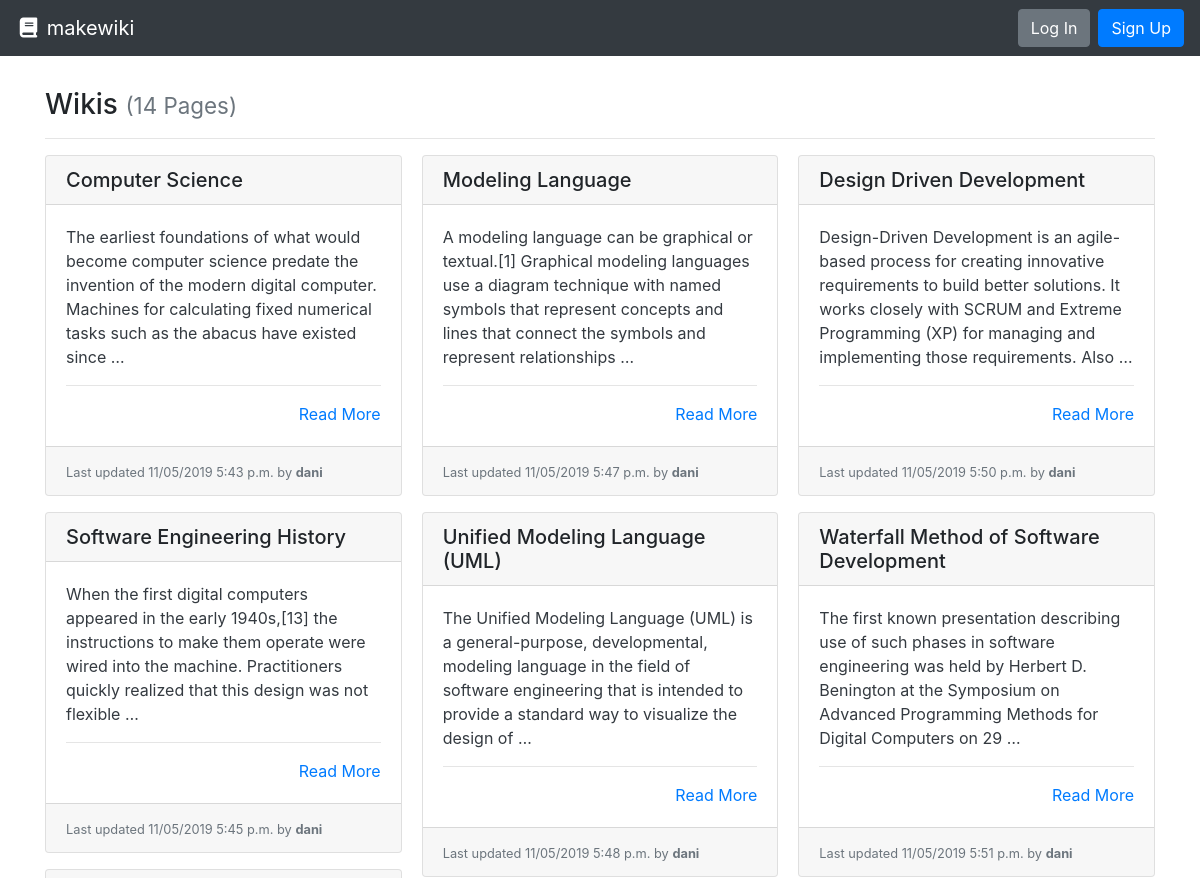
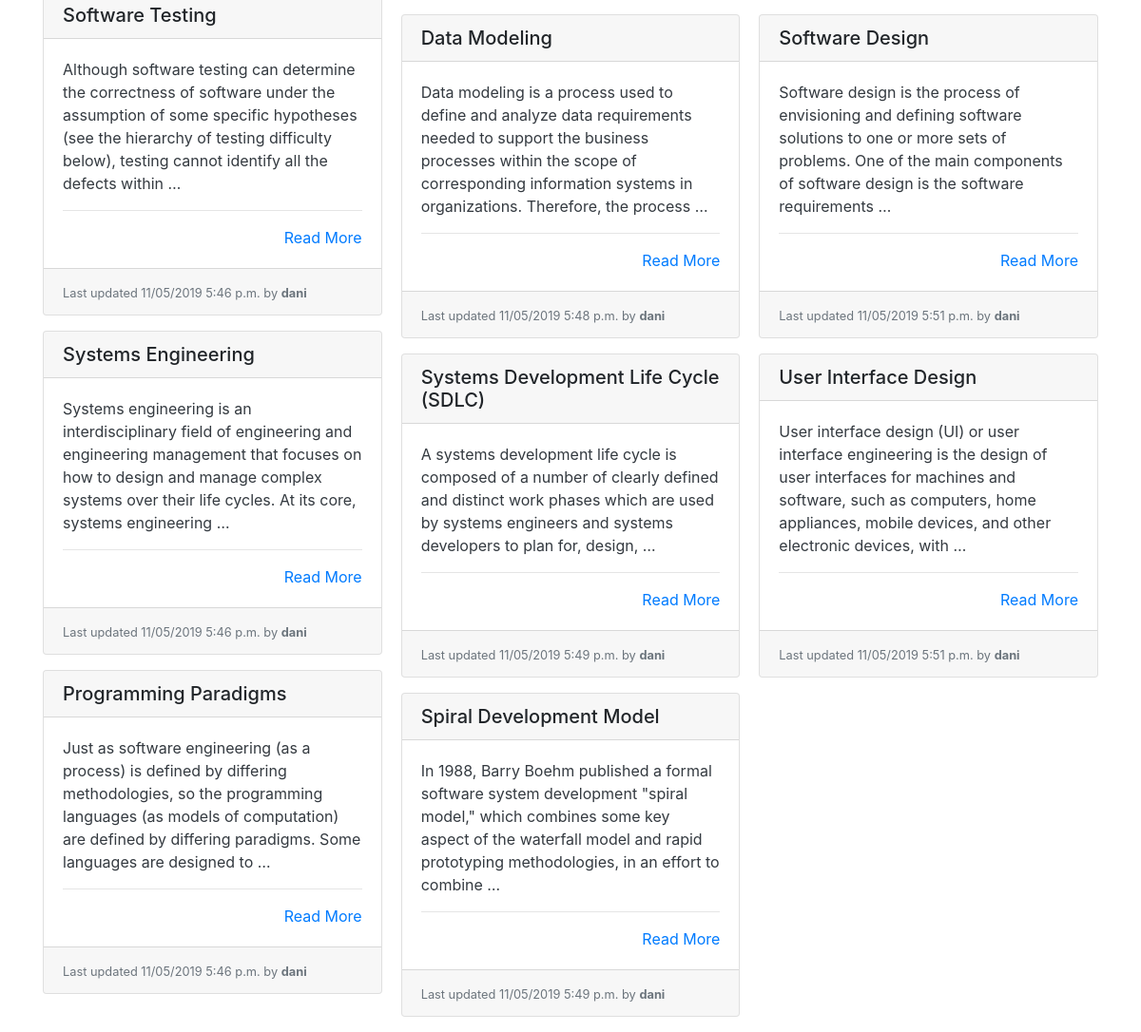
Before: / with the older database file (2 pictures, top to bottom).
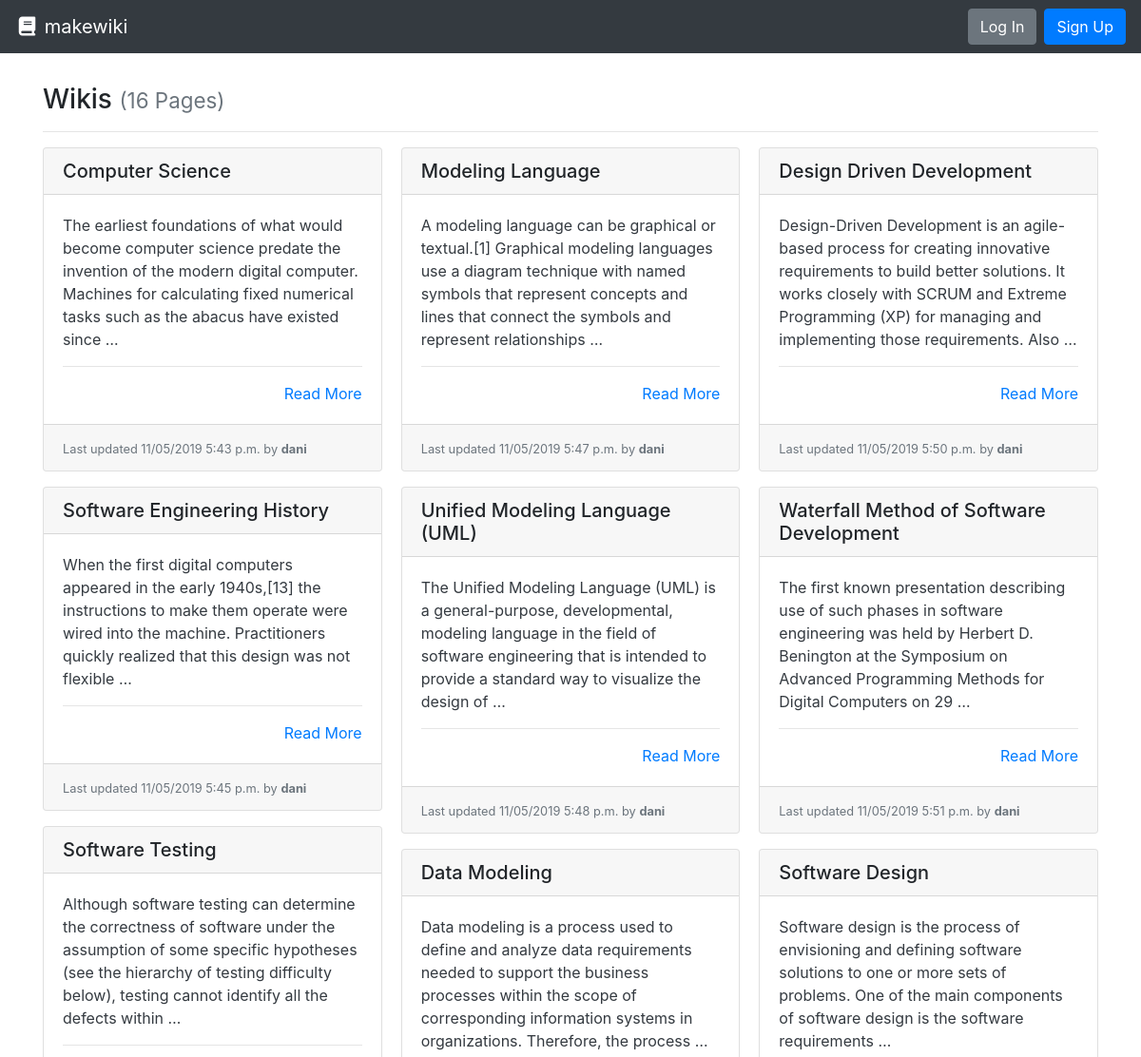
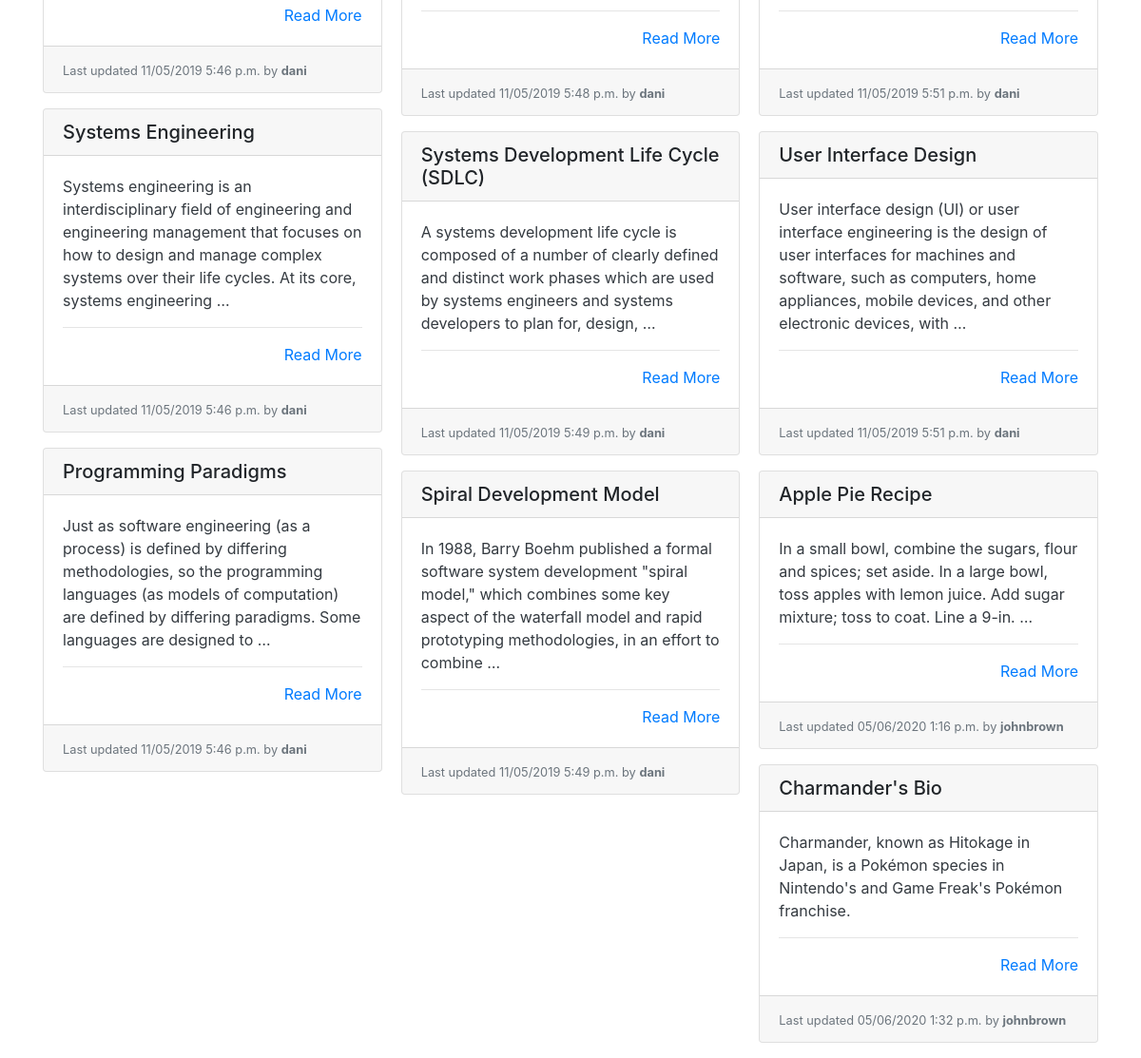
After: the same page with the newer database file (2 pictures, top to bottom).
### wiki/models.py (models this page shows, shortened)
class Page(models.Model):
    title = models.CharField(max_length=settings.WIKI_PAGE_TITLE_MAX_LENGTH, unique=True,
                             help_text="Title of your page.")
    author = models.ForeignKey(User, on_delete=models.PROTECT,
                               help_text="The user that posted this article.")
    slug = models.CharField(max_length=settings.WIKI_PAGE_TITLE_MAX_LENGTH, blank=True, editable=False,
                            help_text="Unique URL path to access this page. Generated by the system.")
    content = models.TextField(
        help_text="Write the content of your page here.")
    created = models.DateTimeField(auto_now_add=True,
                                   help_text="The date and time this page was created. Automatically generated when the model saves.")
    modified = models.DateTimeField(auto_now=True,
                                    help_text="The date and time this page was updated. Automatically generated when the model updates.")

### wiki/views.py (the view)
# urls.py: path('', PageListView.as_view(), name='wiki-list-page'),
class PageListView(ListView):
    model = Page
    def get(self, request):
        pages = self.get_queryset().all()
        return render(request, 'list.html', {
          'pages': pages
        })

### wiki/templates/list.html
{% extends "base.html" %}
{% block content %}
  <h3>Wikis {% if pages %}<small class="text-muted">({{ pages|length }} Page{{ pages|length|pluralize:"s" }})</small>{% endif %}</h3>
  <hr>
  {% if pages %}
    <div class="card-columns">
      {% for page in pages %}
        {% include "partials/card.html" %}
      {% endfor %}
    </div>
  {% else %}
    <div class="alert alert-primary" role="alert">No pages to display.</div>
  {% endif %}
{% endblock %}

### templates/base.html (shortened to what this page needs)
<!doctype html>
<html lang="en">
  <head>
    <link rel="stylesheet" href="https://stackpath.bootstrapcdn.com/bootstrap/4.3.1/css/bootstrap.min.css"
>
  </head>
  <body>
    <nav class="navbar navbar-expand-md navbar-dark bg-dark">
      <a class="navbar-brand" href="{% url 'wiki-list-page' %}"><i class="fas fa-fw fa-book"></i> makewiki</a>
      <form class="form-inline ml-auto">
        {% if request.user.is_authenticated %}
        <div class="text-white">Hello, <strong>{{ request.user.username }}</strong>!</div>
        <a href="{% url 'newpage' %}" class="btn btn-success ml-4">New Page</a>
        <a href="/accounts/logout" class="btn btn-danger ml-2">Log Out</a>
        {% else %}
        <a href="/accounts/login" class="btn btn-secondary ml-2">Log In</a>
        <a href="/accounts/signup" class="btn btn-primary ml-2">Sign Up</a>
        {% endif %}
      </form>
    </nav>
    <main role="main" class="container" style="margin-top: 4vh;">
      {% block content %}{% endblock %}
    </main>
  </body>

### wiki/templates/partials/card.html (shortened to what this page needs)
<div class="card mb-3">
  <h5 class="card-header ">{{ page.title }}</h5>
  <div class="card-body border-dark">
    <p class="card-text text-dark">
      {{ page.content|truncatewords_html:30 }}
      <hr>
      <div class="text-right"><a href="{% url 'wiki-details-page' page.slug %}" title="Read More">Read More</a></div>
  </div>
  <div class="card-footer">
    <small class="text-muted">Last updated {{ page.modified|date:"SHORT_DATETIME_FORMAT" }} by <b>{{ page.author.username }}</b></small>
  </div>
</div>

Changed rows visible on the page:
added Page: title "Apple Pie Recipe", content "In a small bowl, combine the sugars, flour and spices; set aside. In a large bowl, toss apples with lemon juice. Add sugar mixture; toss to coat. Line a 9-in. …", modified "05/06/2020 1:16 p.m.", author.username "johnbrown"
added Page: title "Charmander's Bio", content "Charmander, known as Hitokage in Japan, is a Pokémon species in Nintendo's and Game Freak's Pokémon franchise.", modified "05/06/2020 1:32 p.m.", author.username "johnbrown"
Other visible differences:
{{ pages|length }}: "14" → "16"
